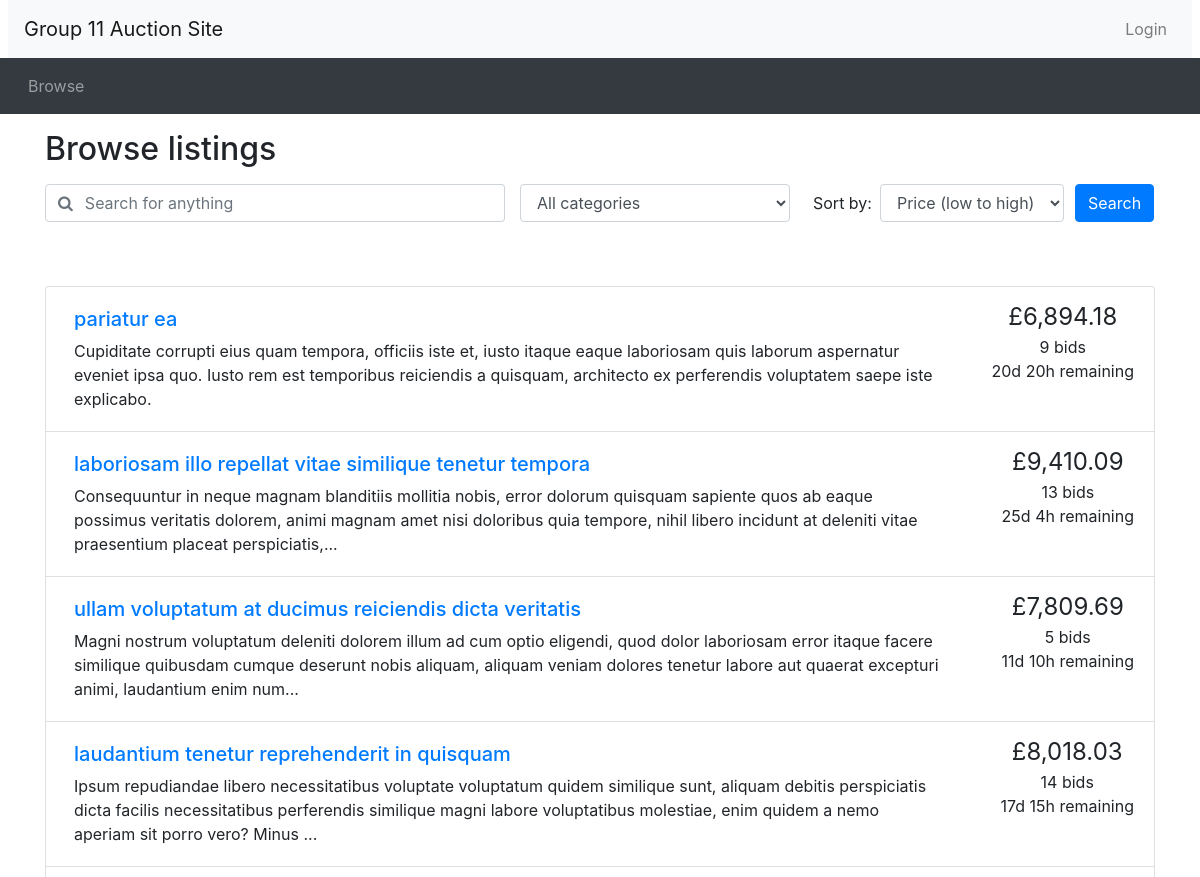
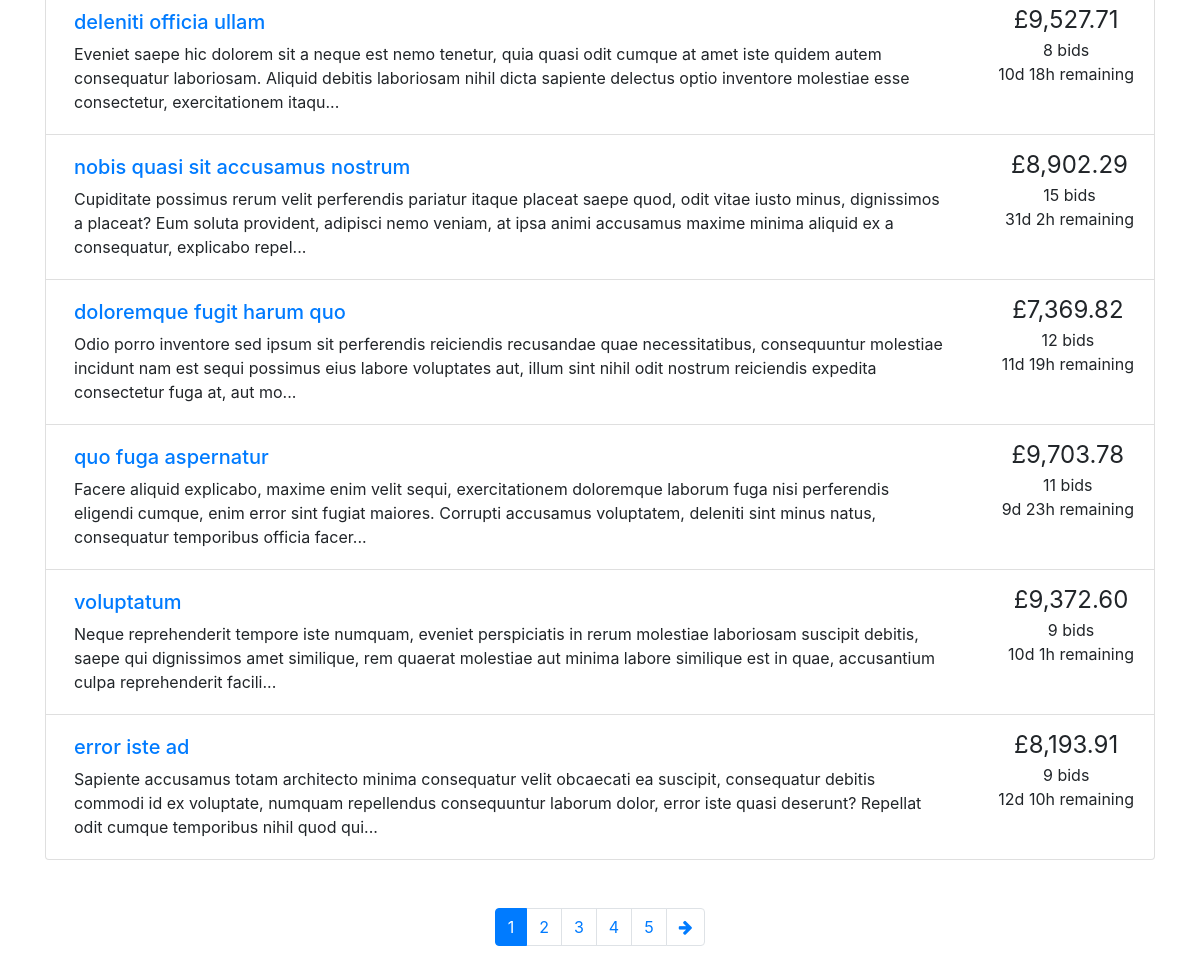
Screenshot of /browse.php with the database file from the repository (2 pictures, top to bottom).
### tables this page shows
CREATE TABLE Auctions (
    AuctionID INT AUTO_INCREMENT,
    UserName VARCHAR(50),
    ItemName TINYTEXT NOT NULL,
    ItemDescription LONGTEXT NOT NULL,
    Category VARCHAR(50),
    StartingPrice FLOAT(10, 2) NOT NULL,
    ReservePrice FLOAT(10, 2),
    EndingTime DATETIME NOT NULL,
    Outcome VARCHAR(10),
    PRIMARY KEY (AuctionID),
    CONSTRAINT FK_UserName_Bid FOREIGN KEY (Username) REFERENCES Users(Username),
    CONSTRAINT FK_Category_Bid FOREIGN KEY (Category) REFERENCES CategoryList(Category)
);

### browse.php (the view, shortened to what this page needs)
<?php include_once("header.php")?>
<?php require("utilities.php")?>
<?php require("database.php")?>
<div class="container">
<h2 class="my-3">Browse listings</h2>
<div id="searchSpecs">
<form method="get" action="browse.php">
  <div class="row">
    <div class="col-md-5 pr-0">
      <div class="form-group">
	    <div class="input-group">
          <div class="input-group-prepend">
            <span class="input-group-text bg-transparent pr-0 text-muted">
              <i class="fa fa-search"></i>
            </span>
          </div>
          <input type="text" class="form-control border-left-0" id="keyword" placeholder="Search for anything" name="keyword">
        </div>
      </div>
    </div>
    <div class="col-md-3 pr-0">
      <div class="form-group">
        <select class="form-control" id="cat" name="cat">
          <option selected value="a.Category">All categories</option>
        </select>
      </div>
    </div>
    <div class="col-md-3 pr-0">
      <div class="form-inline">
        <label class="mx-2" for="order_by">Sort by:</label>
        <select class="form-control" id="order_by" name="order_by">
          <option selected value="ORDER BY CurrentPrice ASC">Price (low to high)</option>
        </select>
      </div>
    </div>
    <div class="col-md-1 px-0">
      <button type="submit" class="btn btn-primary">Search</button>
    </div>
  </div>
</form>
</div>
</div>
<?php
  if (!isset($_GET['keyword'])) {
    $keyword = "%";
  }
  else {
    $keyword = $_GET['keyword'];
  }
  if (!isset($_GET['cat']) or $_GET['cat'] == "a.Category") {
    $category = "a.Category";
  }
  else {
    $category = "'".$_GET['cat']."'";
  }
  if (!isset($_GET['order_by'])) {
    $ordering = "";
  }
  else {
    $ordering = $_GET['order_by'];
  }
  if (!isset($_GET['page'])) {
    $curr_page = 1;
  }
  else {
    $curr_page = $_GET['page'];
  }
  $results_per_page = 10;
  $querryItemList = <<<QUERRYTEXT
  SELECT
    a.AuctionID,
    a.ItemName,
    a.ItemDescription,
    a.StartingPrice,
    a.EndingTime,
    COUNT(b.BidID) AS 'CountBids',
    MAX(b.BidPrice) AS 'bidPrice',
    IF(
      MAX(bidPrice) IS NULL,
      a.StartingPrice,
      MAX(bidPrice)
    ) AS 'CurrentPrice',
    a.StartingPrice
  FROM
    auctions a
    LEFT JOIN bids b ON a.AuctionID = b.AuctionID
  WHERE
    a.ItemName LIKE '%{$keyword}%'
    AND (a.EndingTime - CURRENT_TIMESTAMP) > 0
    AND a.Category = {$category}
  GROUP BY
    a.AuctionID,
    a.ItemName,
    a.ItemDescription,
    a.StartingPrice,
    a.EndingTime {$ordering}
  QUERRYTEXT;
  $limiter = " LIMIT ".strval(($curr_page-1)*$results_per_page).", ".strval($results_per_page);
  $querryWithLimitItemPerPage = $querryItemList.$limiter;
  $resultforCounting = mysqli_query($connectionView, $querryItemList);
  if ($resultforCounting)
    {
        $num_results = mysqli_num_rows($resultforCounting);
    }
  $max_page = ceil($num_results / $results_per_page);
?>
<div class="container mt-5">
<ul class="list-group">
<?php
  $search_query_result = mysqli_query($connectionView, $querryWithLimitItemPerPage);
  if ($search_query_result->num_rows > 0) {
    while ($row = mysqli_fetch_array($search_query_result)){
      $item_id = $row['AuctionID'];
      $title = $row['ItemName'];
      $description = $row['ItemDescription'];
      $current_price = $row['CurrentPrice'];
      $num_bids = $row['CountBids'];
      $end_date = new DateTime($row['EndingTime']);
      print_listing_li($item_id, $title, $description, $current_price, $num_bids, $end_date);
      }
  }
  else{
    echo 'No result matches the search criteria.';
  }
?>
</ul>
<nav aria-label="Search results pages" class="mt-5">
  <ul class="pagination justify-content-center">
<?php
  $querystring = "";
  $high_page_boost = max(3 - $curr_page, 0);
  $low_page_boost = max(2 - ($max_page - $curr_page), 0);
  $low_page = max(1, $curr_page - 2 - $low_page_boost);
  $high_page = min($max_page, $curr_page + 2 + $high_page_boost);
  for ($i = $low_page; $i <= $high_page; $i++) {
    if ($i == $curr_page) {
      echo('
    <li class="page-item active">');
    }
    else {
      echo('
    <li class="page-item">');
    }
    echo('
      <a class="page-link" href="browse.php?' . $querystring . 'page=' . $i . '">' . $i . '</a>
    </li>');
  }
  if ($curr_page != $max_page) {
    echo('
    <li class="page-item">
      <a class="page-link" href="browse.php?' . $querystring . 'page=' . ($curr_page + 1) . '" aria-label="Next">
        <span aria-hidden="true"><i class="fa fa-arrow-right"></i></span>
        <span class="sr-only">Next</span>
      </a>
    </li>');
  }
?>
  </ul>
</nav>
</div>
<?php include_once("footer.php")?>

### utilities.php
<?php
function display_time_remaining($interval) {
    if ($interval->days == 0 && $interval->h == 0) {
      $time_remaining = $interval->format('%im %Ss');
    }
    else if ($interval->days == 0) {
      $time_remaining = $interval->format('%hh %im');
    }
    else {
      $time_remaining = $interval->format('%ad %hh');
    }
  return $time_remaining;
}
function print_listing_li($item_id, $title, $desc, $price, $num_bids, $end_time)
{
  if (strlen($desc) > 250) {
    $desc_shortened = substr($desc, 0, 250) . '...';
  }
  else {
    $desc_shortened = $desc;
  }
  if ($num_bids == 1) {
    $bid = ' bid';
  }
  else {
    $bid = ' bids';
  }
  $now = new DateTime();
  if ($now > $end_time) {
    $time_remaining = 'This auction has ended';
  }
  else {
    $time_to_end = date_diff($now, $end_time);
    $time_remaining = display_time_remaining($time_to_end) . ' remaining';
  }
  echo('
    <li class="list-group-item d-flex justify-content-between">
    <div class="p-2 mr-5"><h5><a href="listing.php?item_id=' . $item_id . '">' . $title . '</a></h5>' . $desc_shortened . '</div>
    <div class="text-center text-nowrap"><span style="font-size: 1.5em">£' . number_format($price, 2) . '</span><br/>' . $num_bids . $bid . '<br/>' . $time_remaining . '</div>
  </li>'
  );
}
?>

### rows the page displays
auctions: ItemName "pariatur ea", ItemDescription "Cupiditate corrupti eius quam tempora, officiis iste et, iusto itaque eaque laboriosam quis laborum aspernatur eveniet ipsa quo. Iusto rem est temporibus reiciendis a quisquam, architecto ex perferendis voluptatem saepe iste explicabo.", price "6,894.18", num_bids "9", bid "bids", time_remaining "20d 20h remaining"
auctions: ItemName "laboriosam illo repellat vitae similique tenetur tempora", ItemDescription "Consequuntur in neque magnam blanditiis mollitia nobis, error dolorum quisquam sapiente quos ab eaque possimus veritatis dolorem, animi magnam amet nisi doloribus quia tempore, nihil libero incidunt at deleniti vitae praesentium placeat perspiciatis,...", price "9,410.09", num_bids "13", bid "bids", time_remaining "25d 4h remaining"
auctions: ItemName "ullam voluptatum at ducimus reiciendis dicta veritatis", ItemDescription "Magni nostrum voluptatum deleniti dolorem illum ad cum optio eligendi, quod dolor laboriosam error itaque facere similique quibusdam cumque deserunt nobis aliquam, aliquam veniam dolores tenetur labore aut quaerat excepturi animi, laudantium enim num...", price "7,809.69", num_bids "5", bid "bids", time_remaining "11d 10h remaining"
auctions: ItemName "laudantium tenetur reprehenderit in quisquam", ItemDescription "Ipsum repudiandae libero necessitatibus voluptate voluptatum quidem similique sunt, aliquam debitis perspiciatis dicta facilis necessitatibus perferendis similique magni labore voluptatibus molestiae, enim quidem a nemo aperiam sit porro vero? Minus ...", price "8,018.03", num_bids "14", bid "bids", time_remaining "17d 15h remaining"
auctions: ItemName "deleniti officia ullam", ItemDescription "Eveniet saepe hic dolorem sit a neque est nemo tenetur, quia quasi odit cumque at amet iste quidem autem consequatur laboriosam. Aliquid debitis laboriosam nihil dicta sapiente delectus optio inventore molestiae esse consectetur, exercitationem itaqu...", price "9,527.71", num_bids "8", bid "bids", time_remaining "10d 18h remaining"
auctions: ItemName "nobis quasi sit accusamus nostrum", ItemDescription "Cupiditate possimus rerum velit perferendis pariatur itaque placeat saepe quod, odit vitae iusto minus, dignissimos a placeat? Eum soluta provident, adipisci nemo veniam, at ipsa animi accusamus maxime minima aliquid ex a consequatur, explicabo repel...", price "8,902.29", num_bids "15", bid "bids", time_remaining "31d 2h remaining"
auctions: ItemName "doloremque fugit harum quo", ItemDescription "Odio porro inventore sed ipsum sit perferendis reiciendis recusandae quae necessitatibus, consequuntur molestiae incidunt nam est sequi possimus eius labore voluptates aut, illum sint nihil odit nostrum reiciendis expedita consectetur fuga at, aut mo...", price "7,369.82", num_bids "12", bid "bids", time_remaining "11d 19h remaining"
auctions: ItemName "quo fuga aspernatur", ItemDescription "Facere aliquid explicabo, maxime enim velit sequi, exercitationem doloremque laborum fuga nisi perferendis eligendi cumque, enim error sint fugiat maiores. Corrupti accusamus voluptatem, deleniti sint minus natus, consequatur temporibus officia facer...", price "9,703.78", num_bids "11", bid "bids", time_remaining "9d 23h remaining"
auctions: ItemName "voluptatum", ItemDescription "Neque reprehenderit tempore iste numquam, eveniet perspiciatis in rerum molestiae laboriosam suscipit debitis, saepe qui dignissimos amet similique, rem quaerat molestiae aut minima labore similique est in quae, accusantium culpa reprehenderit facili...", price "9,372.60", num_bids "9", bid "bids", time_remaining "10d 1h remaining"
auctions: ItemName "error iste ad", ItemDescription "Sapiente accusamus totam architecto minima consequatur velit obcaecati ea suscipit, consequatur debitis commodi id ex voluptate, numquam repellendus consequuntur laborum dolor, error iste quasi deserunt? Repellat odit cumque temporibus nihil quod qui...", price "8,193.91", num_bids "9", bid "bids", time_remaining "12d 10h remaining"
